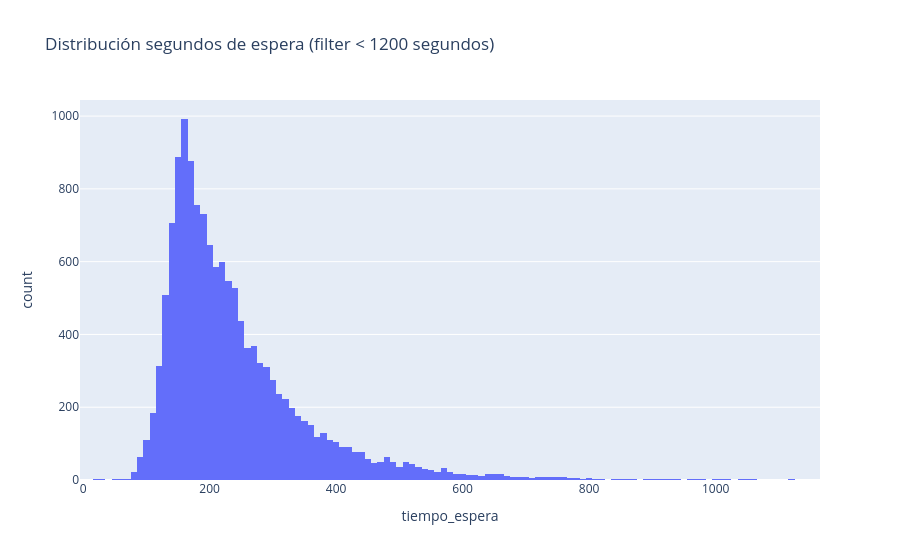
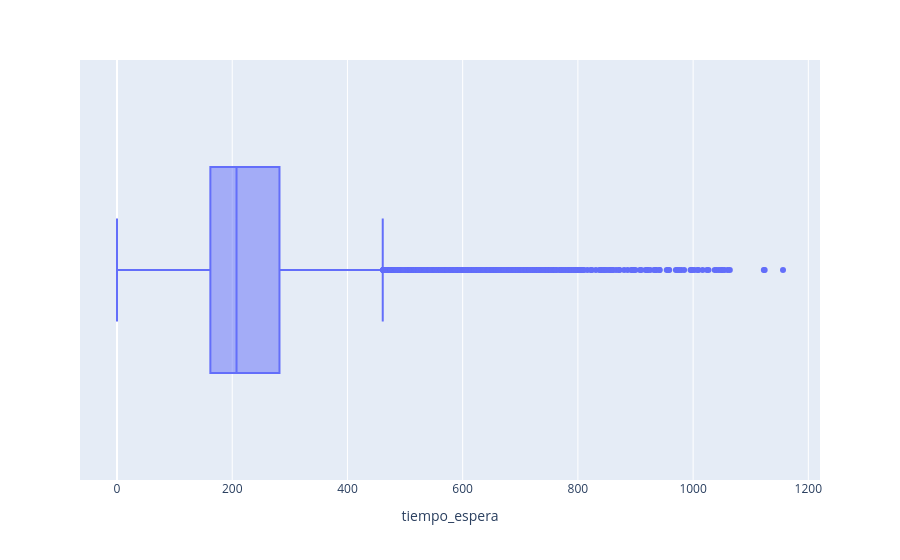

Notebook source saved alongside these figures, in order:
### Code cell
px.histogram(df_clean, 'tiempo_espera', title=f'Distribución segundos de espera (filter < {UMBRAL} segundos)').show()
px.box(df_clean, 'tiempo_espera').show()

### Figure 1 — Plotly figure (JSON) as saved in the notebook; plotly's stock layout.template omitted (floating-point values rounded to 4 significant figures; data arrays with more than 128 entries replaced by an {"elided": "..."} marker saying what was removed)
{"data": [{"alignmentgroup": "True", "bingroup": "x", "hovertemplate": "tiempo_espera=%{x}<br>count=%{y}<extra></extra>", "legendgroup": "", "marker": {"color": "#636efa", "pattern": {"shape": ""}}, "name": "", "offsetgroup": "", "orientation": "v", "showlegend": false, "type": "histogram", "x": {"elided": "13945 float values"}, "xaxis": "x", "yaxis": "y"}], "layout": {"barmode": "relative", "legend": {"tracegroupgap": 0}, "title": {"text": "Distribución segundos de espera (filter < 1200 segundos)"}, "xaxis": {"anchor": "y", "domain": [0, 1], "title": {"text": "tiempo_espera"}}, "yaxis": {"anchor": "x", "domain": [0, 1], "title": {"text": "count"}}}}

### Figure 2 — Plotly figure (JSON) as saved in the notebook; plotly's stock layout.template omitted (floating-point values rounded to 4 significant figures; data arrays with more than 128 entries replaced by an {"elided": "..."} marker saying what was removed)
{"data": [{"alignmentgroup": "True", "hovertemplate": "tiempo_espera=%{x}<extra></extra>", "legendgroup": "", "marker": {"color": "#636efa"}, "name": "", "notched": false, "offsetgroup": "", "orientation": "h", "showlegend": false, "type": "box", "x": {"elided": "13945 float values"}, "x0": " ", "xaxis": "x", "y0": " ", "yaxis": "y"}], "layout": {"boxmode": "group", "legend": {"tracegroupgap": 0}, "margin": {"t": 60}, "xaxis": {"anchor": "y", "domain": [0, 1], "title": {"text": "tiempo_espera"}}, "yaxis": {"anchor": "x", "domain": [0, 1]}}}
